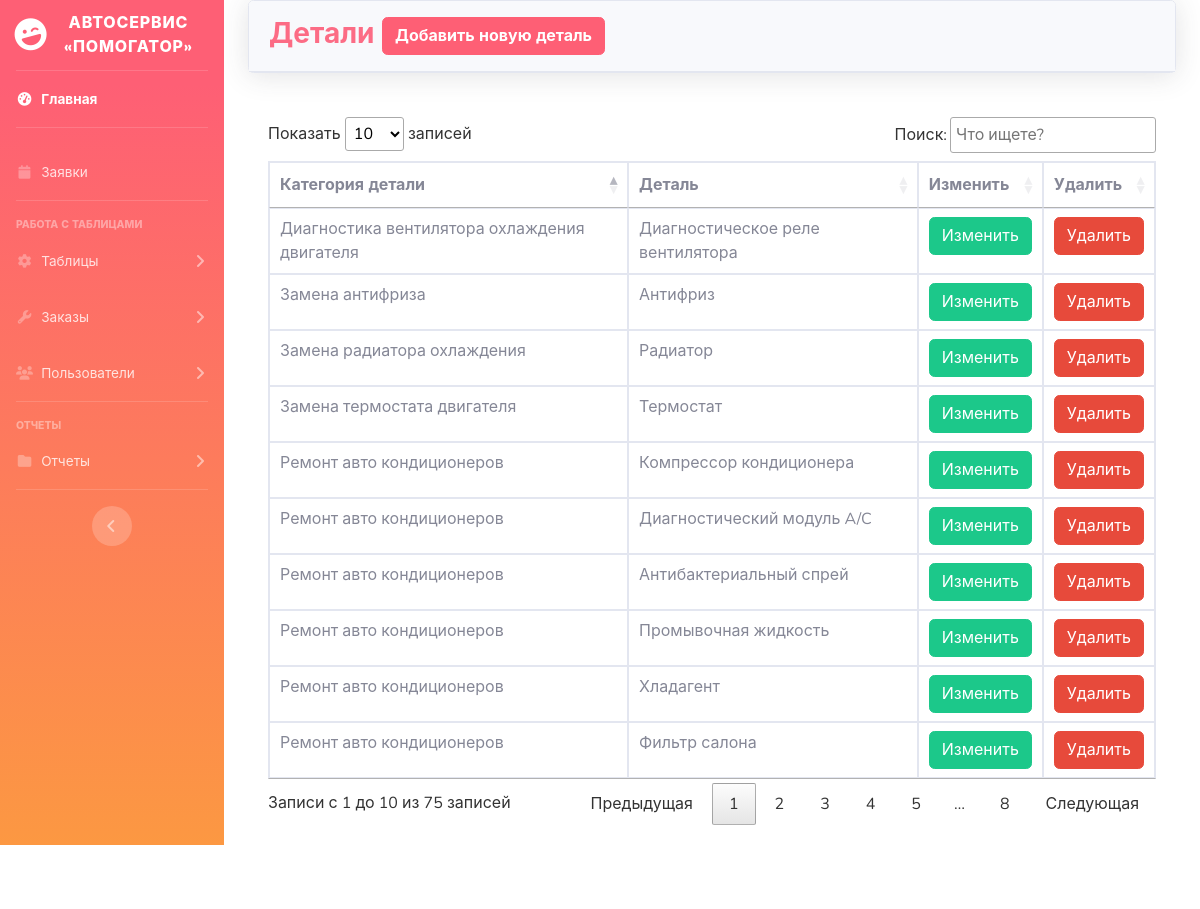
/admin/detail.php, run on the app's committed database.
### tables this page shows
CREATE TABLE `detailtype` (
  `id_type` int(11) NOT NULL,
  `type` varchar(130) NOT NULL
);

CREATE TABLE `detail` (
  `iddetail` int(11) NOT NULL,
  `detail` varchar(130) NOT NULL,
  `iddetailtype` int(11) NOT NULL
);

### admin/detail.php (the view, shortened to what this page needs)
<?php
include('security.php');
include('includes/header.php');
include('includes/navbar.php');
?>
                    <?php
                        $detailtype = "SELECT * from detailtype";
                        $detailtype_run = mysqli_query($connection, $detailtype);
                            ?>
<div class="container-fluid">
    <div class="card shadow mb-4">
        <div class="card-header py-3">
            <h3 class="m-0 font-weight-bold text-primary">Детали
            <button type="button" class="btn btn-primary font-weight-bold" data-toggle="modal" data-target="#adddetail">
                Добавить новую деталь
            </button>
            </h3>
        </div>
    </div>
    <div class="card-body">
        <div class="table-responsive">
            <?php
            $query = "SELECT * FROM `detail`";
            $query_run = mysqli_query($connection, $query);
            if(mysqli_num_rows($query_run) > 0)
            {
                ?>
            <table class="table table-bordered" id="dataTable" width="100%" cellspacing="0">
                <thead>
                    <tr>
                        <th>Категория детали</th>
                        <th>Деталь</th>
                        <th>Изменить</th>
                        <th>Удалить</th>
                    </tr>
                </thead>
                <tbody>
                    <?php
                        while($row = mysqli_fetch_assoc($query_run))
                        {
                            $id_type = $row['iddetailtype'];
                            $type = "SELECT * FROM detailtype WHERE id_type='$id_type' ";
                            $type_run = mysqli_query($connection, $type);
                    ?>
                        <tr>
                            <td>
                                <?php
                                    foreach($type_run as $type_row)
                                    {
                                        echo $type_row['type'];
                                    }
                                ?>
                            </td>
                            <td><?php echo $row['detail'] ?></td>
                            <td>
                                <form action="detail_edit.php" method="POST">
                                    <button type="submit" name="detail_edit_data_btn" class="btn btn-success">Изменить</button>
                                </form>
                            </td>
                            <td>
                                <form action="code.php" method="POST">
                                    <button type="submit" name="detail_delete_btn" class="btn btn-danger">Удалить</button>
                                </form>
                            </td>
                        </tr>
                    <?php
                        }
                    ?>
                </tbody>
            </table>
            <?php
            }
            else
            {
                echo "Записи не найдены";
            }
            ?>
        </div>
    </div>
    </div>
</div>
<?php
include('includes/footer.php');
?>

### data on the page
detail: detail "Компрессор кондиционера"
detailtype: type "Ремонт авто кондиционеров"
detail: detail "Диагностический модуль A/C"
detail: detail "Антибактериальный спрей"
detail: detail "Промывочная жидкость"
detail: detail "Хладагент"
detail: detail "Фильтр салона"
detail: detail "Антифриз"
detailtype: type "Замена антифриза"
detail: detail "Радиатор"
detailtype: type "Замена радиатора охлаждения"
detail: detail "Термостат"
detailtype: type "Замена термостата двигателя"
detail: detail "Диагностическое реле вентилятора"
detailtype: type "Диагностика вентилятора охлаждения двигателя"
